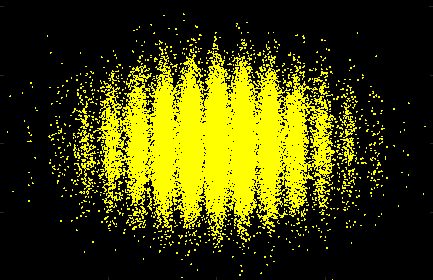
#> input picture L0115_s004_e20.png, 433 x 280 px
$ python run.py
#> lines starting #> are read from the running program, lines starting #| are printed output that depends on the picture
### functions/image.py
# [17 lines left out: function fromData, not called in this run]

def fromImage(imag_addr):
#> called with imag_addr = 'L0115_s004_e20.png'
    import numpy as np
    import matplotlib.pyplot as plt
    from PIL import Image

    fname = imag_addr
    image = Image.open(fname).convert("L")
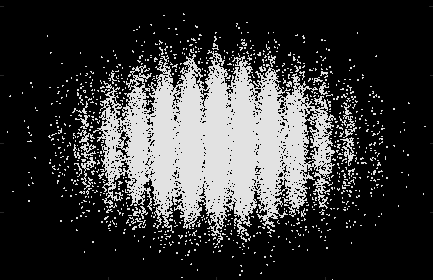
#> image: PIL image 433x280 L; min 0, max 226, mean 56.1
    r_data = np.asarray(image)
    import imageio
    imageio.imwrite('out.png', r_data)

    lx=len(r_data)
#> lx = 280
    ly=len(r_data[1])
#> ly = 433

    x=[0]*lx
#> x = 280 values from 0 to 0
    y=[0]*ly
#> y = 433 values from 0 to 0

    for i in range(lx):
        for j in range(ly):
            x[i]=x[i]+r_data[i,j]
            y[j]=y[j]+r_data[i,j]
#> after the loop, x = 280 values, max 56726 at index 158, min 0 at index 0, mean 24298.5; y = 433 values, max 41472 at index 216, min 0 at index 4, mean 15712.7
    return x,y

### functions/fitting.py
import numpy as np
def SmoothData(data,nsmooth):
    leng=len(data)
    ww=int(leng*0.01)
    ret=data

    for i in range(nsmooth):
        tmp=[]
        for j in range(leng):
            sum_=0
            if j<=ww:
                min_=0
                max_=j+ww
            if (leng-j)<=ww:
                min_=j-ww
                max_=leng
            else:
                min_=j-ww
                max_=j+ww

            for k in range(min_,max_):
                sum_=sum_+ret[k]/(max_-min_)

            tmp.append(sum_)
        ret=tmp
    return np.array(ret)

def FindExtremum(data):
    data=data
    from scipy.signal import find_peaks
    ind_maxs, _ = find_peaks(np.array(data), height=0)
    ind_mins, _ = find_peaks(np.array(-data+max(data)), height=0)
    return ind_mins,ind_maxs

import math
def StandartDeviation(data,mu):
    leng=len(data)
    tmp=0
    M=0
    for i in range(leng):
        tmp=tmp+data[i]*(i-mu)**2
        if data[i]!=0:
            M=M+1
    calc2=(M-1)/M*sum(data)
    calc=math.sqrt(tmp/calc2)

    return calc

def Gaussian(mean,sigma,A,size):
    ret=[]
    for x in range(size):
        gau=math.exp((-(x-mean)**2)/(2*sigma**2))/math.sqrt(2*math.pi*sigma**2)
        ret.append(gau)
    maxx=max(ret)
    for i in range(size):
        ret[i]=A*ret[i]/maxx
    return ret

def MultiGaussFit(data):
    smooth=SmoothData(data,2)
    smooth=smooth/max(smooth)

    local=FindExtremum(smooth)
    ind_mins=local[0]
    ind_maxs=local[1]

    while (len(ind_maxs)>=len(ind_mins)):
        ind_maxs=ind_maxs[1:-1]

    A_maxs=smooth[ind_maxs]

    leng=len(smooth)
    gauss_=[0]*leng
    for i in range(len(ind_maxs)):

        s_data=[]
        for j in range(ind_mins[i],ind_mins[i+1]):
            s_data.append(smooth[j])

        mu=ind_maxs[i]-ind_mins[i]
        std_=StandartDeviation(s_data,mu)

        gauss2_=Gaussian(ind_maxs[i],std_,A_maxs[i],leng)

        for j in range(leng):
            gauss_[j]=gauss_[j]+gauss2_[j]

    return ind_maxs,ind_mins,A_maxs,gauss_


### functions/emittance.py
# meanx     : mean position of all beamlets.
# meanXj    : mean position of j-th beamlet.
# meanxpj   : mean divergence of j-th beamlet.
# meanxp    : mean divergence of all beamlets.
# sigmaj    : rms spot size of j-th beamlet on screen.
# sigmapj   : rms divergence of j-th beamlet.def EmittanceCalc(x,weight,mins,maxs,L_slitscreen):
import numpy as np
import math
##########
##########
def mean_xslit(x,data,ind_mins,ind_maxs,xslits):
    tmp=0
    for i in range(len(xslits)):
        weight=0
        for j in range(ind_mins[i],ind_mins[i+1]):
            weight=weight+data[j]

        tmp=tmp+weight*xslits[i]
    return tmp/sum(data)

def var_x(x,data,ind_mins,ind_maxs,xslits):
    mx=mean_xslit(x,data,ind_mins,ind_maxs,xslits)
    tmp=0
    for i in range(len(xslits)):
        weight=0
        for j in range(ind_mins[i],ind_mins[i+1]):
            weight=weight+data[j]
        tmp=tmp+weight*(xslits[i]-mx)**2
    return tmp/sum(data)
##########
##########
def mean_Xj(x,data,ind_mins,ind_maxs,xslits):
    tmp=[]
    for i in range(len(xslits)):
        weight=0
        X_=0
        for j in range(ind_mins[i],ind_mins[i+1]):
            weight=weight+data[j]
            X_=X_+x[j]*data[j]
        tmp.append(X_/weight)
    return tmp

def mean_xdotj(x,data,ind_mins,ind_maxs,L_slitscreen,xslits):
    mXj=mean_Xj(x,data,ind_mins,ind_maxs,xslits)
    return(mXj-xslits)/L_slitscreen

def mean_xdot(x,data,ind_mins,ind_maxs,L_slitscreen,xslits):
    mxdotj=mean_xdotj(x,data,ind_mins,ind_maxs,L_slitscreen,xslits)
    tmp=0
    for i in range(len(xslits)):
        weight=0
        for j in range(ind_mins[i],ind_mins[i+1]):
            weight=weight+data[j]
        tmp=tmp+weight*mxdotj[i]
    return tmp/sum(data)

def sigmaj(x,data,ind_mins,ind_maxs,L_slitscreen,xslits):
    mXj=mean_Xj(x,data,ind_mins,ind_maxs,xslits)
    tmp=[]
    for i in range(len(xslits)):
        weight=0
        X2_=0
        for j in range(ind_mins[i],ind_mins[i+1]):
            weight=weight+data[j]
            X2_=X2_+data[j]*(x[j]-mXj[i])**2
        tmp.append(math.sqrt(X2_/weight))
    return np.array(tmp)/L_slitscreen

def var_xdot(x,data,ind_mins,ind_maxs,L_slitscreen,xslits):
    mxdotj=mean_xdotj(x,data,ind_mins,ind_maxs,L_slitscreen,xslits)
    mxdot=mean_xdot(x,data,ind_mins,ind_maxs,L_slitscreen,xslits)
    sigj=sigmaj(x,data,ind_mins,ind_maxs,L_slitscreen,xslits)

    tmp=0
    for i in range(len(xslits)):
        weight=0
        for j in range(ind_mins[i],ind_mins[i+1]):
            weight=weight+data[j]
        tmp=tmp+weight*( sigj[i]**2+(mxdotj[i]-mxdot)**2  )
    return tmp/sum(data)
##########
##########
def mean_xxdot(x,data,ind_mins,ind_maxs,L_slitscreen,xslits):
    mxdotj=mean_xdotj(x,data,ind_mins,ind_maxs,L_slitscreen,xslits)
    mx=mean_xslit(x,data,ind_mins,ind_maxs,xslits)
    mxdot=mean_xdot(x,data,ind_mins,ind_maxs,L_slitscreen,xslits)
    tmp=0
    for i in range(len(xslits)):
        weight=0
        for j in range(ind_mins[i],ind_mins[i+1]):
            weight=weight+data[j]
        tmp=tmp+weight*xslits[i]*mxdotj[i]
    N=sum(data)
    ret=(tmp-sum(data)*mx*mxdot)
    return ret/N
##########
##########
def EmittanceCalc(x,data,ind_mins,ind_maxs,L_slitscreen):
    ####################
    ####################
    leng=len(ind_maxs)
    xs=[0]
    dxs=2.25e-3+100e-6
    for i in range(int((leng-1)/2)):
        xs.append(xs[-1]+dxs)
    xs1=np.array(xs[1:])
    xs2=np.sort(-xs1)

    xs=[]
    xs=np.concatenate((xs2,[0], xs1))+max(xs1)
    #####################
    #####################

    varx=var_x(x,data,ind_mins,ind_maxs,xs)
    varxdot=var_xdot(x,data,ind_mins,ind_maxs,L_slitscreen,xs)
    meanxxdot=mean_xxdot(x,data,ind_mins,ind_maxs,L_slitscreen,xs)

    #print(varx)
    #print(varxdot)
    #print(meanxxdot)

    emit=math.sqrt(varx*varxdot-meanxxdot**2)

    return emit

### run.py
#####################################
# Ali Can CANBAY        04/01/2021
#####################################
#python run.py
#####################################
import sys
sys.path.insert(1, 'functions')
import emittance as emt
import fitting as ft
import image as im
import smoothing as smo
import numpy as np
import matplotlib.pyplot as plt

screen_size=0.04
L=0.115

r_data=im.fromImage("L0115_s004_e20.png")
Intensity_y=np.array(r_data[0])
#> Intensity_y has the same summary as x in fromImage
Intensity_x=np.array(r_data[1])
#> Intensity_x has the same summary as y in fromImage

height=max(Intensity_x)
#> height = 41472
Intensity_x[Intensity_x < height*0.1]=0
Intensity_x=Intensity_x/height
#> Intensity_x = 433 values, max 1 at index 216, min 0 at index 0, mean 0.37

x=np.linspace(0,(len(Intensity_x)-1)*screen_size/len(Intensity_x),num=len(Intensity_x))
#> x = 433 values from 0 to 0.0399
output=ft.MultiGaussFit(Intensity_x)
#> in SmoothData, `leng=len(data)`: leng = 433
#> in SmoothData, `ww=int(leng*0.01)`: ww = 4
#> in SmoothData, `ret=data`: ret has the same summary as Intensity_x outside SmoothData
#> in MultiGaussFit, `smooth=SmoothData(data,2)`: smooth = 433 values, max 0.939 at index 217, min 0 at index 0, mean 0.37
#> in MultiGaussFit, `smooth=smooth/max(smooth)`: smooth = 433 values, max 1 at index 217, min 0 at index 0, mean 0.395
#> in FindExtremum, `data=data`: data has the same summary as smooth in MultiGaussFit
#> in FindExtremum, `ind_maxs, _ = find_peaks(np.array(data), height=0)`: ind_maxs = [59, 86, 112, 139, 165, 191, 217, 243, 270, 296, 322, 349, 374]
#> in FindExtremum, `ind_mins, _ = find_peaks(np.array(-data+max(data)), height=0)`: ind_mins = [67, 97, 123, 150, 177, 204, 230, 257, 284, 311, 337, 364]
#> in MultiGaussFit, `local=FindExtremum(smooth)`: local = ([67, 97, 123, 150, 177, 204, 230, 257, 284, 311, 337, 364], [59, 86, 112, 139, 165, 191, 217, 243, 270, 296, 322, 349, 374])
#> the loop in MultiGaussFit, `while (len(ind_maxs)>=len(ind_mins)):` made 1 pass
#> ind_maxs on pass 1: [86, 112, 139, 165, 191, 217, 243, 270, 296, 322, 349]
#> in MultiGaussFit, `A_maxs=smooth[ind_maxs]`: A_maxs = [0.28, 0.558, 0.76, 0.912, 0.965, 1, 0.991, 0.905, 0.752, 0.554, 0.279]
#> in MultiGaussFit, `leng=len(smooth)`: leng = 433
#> in MultiGaussFit, `gauss_=[0]*leng`: gauss_ = 433 values from 0 to 0
#> the loop in MultiGaussFit, `for i in range(len(ind_maxs)): ` made 11 passes
#> (mu, leng in StandartDeviation, calc2 in StandartDeviation, calc in StandartDeviation, std_, maxx in Gaussian) on passes 1 to 8: (19, 30, 4.48, 6.1, 6.1, 0.0654), (15, 26, 9.85, 6.55, 6.55, 0.0609), (16, 27, 15.44, 7.45, 7.45, 0.0535), (15, 27, 19.76, 7.53, 7.53, 0.053), (14, 27, 21.68, 7.55, 7.55, 0.0529), (13, 26, 21.64, 7.25, 7.25, 0.055), (13, 27, 22.16, 7.51, 7.51, 0.0531), (13, 27, 19.72, 7.42, 7.42, 0.0538)
#> after the loop in MultiGaussFit, `for i in range(len(ind_maxs)):`: gauss_ = 433 values, max 1.01 at index 217, min 1.21e-48 at index 432, mean 0.331

ind_maxs=output[0]
#> ind_maxs = [86, 112, 139, 165, 191, 217, 243, 270, 296, 322, 349]
ind_mins=output[1]
A_maxs=output[2]
gauss_=output[3]

plt.plot(x,Intensity_x)
plt.plot(x,gauss_)
plt.show()
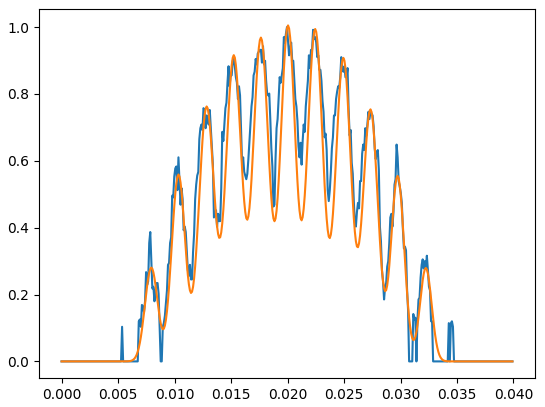
#> figure drawn by matplotlib, 1 panel; curve peaks at x = 0.02, y = 1; curve peaks at x = 0.02, y = 1.01

#emit=emt.EmittanceCalc(x,gauss_,ind_mins,ind_maxs,L)
emit=emt.EmittanceCalc(x,gauss_,ind_mins,ind_maxs,L)*10/14.374; # with experimental scale factor
#> in EmittanceCalc, `leng=len(ind_maxs)`: leng = 11
#> after the loop in mean_xslit, `for i in range(len(xslits)):`: tmp = 1.68
#> in var_x, `mx=mean_xslit(x,data,ind_mins,ind_maxs,xslits)`: mx = 0.0117
#> the loop in var_x, `for i in range(len(xslits)):` made 11 passes
#> tmp on passes 1 to 8: 0.000573, 0.00136, 0.00203, 0.00241, 0.0025, 0.0025, 0.00261, 0.00299
#> after the loop in var_x, `for i in range(len(xslits)):`: tmp = 0.00502
#> in EmittanceCalc, `varx=var_x(x,data,ind_mins,ind_maxs,xs)`: varx = 3.5e-05
#> after the loop in mean_Xj, `for i in range(len(xslits)):`: tmp = [0.00791, 0.0103, 0.0127, 0.0151, 0.0176, 0.02, 0.0224, 0.0249, 0.0274, 0.0298, 0.0322]
#> in mean_xdotj, `mXj=mean_Xj(x,data,ind_mins,ind_maxs,xslits)`: mXj has the same summary as tmp in mean_Xj
#> in var_xdot, `mxdotj=mean_xdotj(x,data,ind_mins,ind_maxs,L_slitscreen,xslits)`: mxdotj = [0.0688, 0.069, 0.0698, 0.0704, 0.0712, 0.0719, 0.0725, 0.0738, 0.0744, 0.0748, 0.0759]
#> the loop in mean_xdot, `for i in range(len(xslits)):` made 11 passes
#> tmp on passes 1 to 8: 0.288, 0.906, 1.86, 3.09, 4.41, 5.73, 7.08, 8.33
#> after the loop in mean_xdot, `for i in range(len(xslits)):`: tmp = 10.3
#> in var_xdot, `mxdot=mean_xdot(x,data,ind_mins,ind_maxs,L_slitscreen,xslits)`: mxdot = 0.072
#> in sigmaj, `mXj=mean_Xj(x,data,ind_mins,ind_maxs,xslits)`: mXj = [0.00791, 0.0103, 0.0127, 0.0151, 0.0176, 0.02, 0.0224, 0.0249, 0.0274, 0.0298, 0.0322]
#> after the loop in sigmaj, `for i in range(len(xslits)):`: tmp = [0.000519, 0.000549, 0.000606, 0.000629, 0.000628, 0.0006, 0.000618, 0.000616, 0.000604, 0.000541, 0.000507]
#> in var_xdot, `sigj=sigmaj(x,data,ind_mins,ind_maxs,L_slitscreen,xslits)`: sigj = [0.00451, 0.00478, 0.00527, 0.00547, 0.00546, 0.00522, 0.00537, 0.00535, 0.00525, 0.0047, 0.00441]
#> the loop in var_xdot, `for i in range(len(xslits)):` made 11 passes
#> tmp on passes 1 to 8: 0.000128, 0.000412, 0.000855, 0.00142, 0.00198, 0.00249, 0.00303, 0.00357
#> after the loop in var_xdot, `for i in range(len(xslits)):`: tmp = 0.00443
#> in EmittanceCalc, `varxdot=var_xdot(x,data,ind_mins,ind_maxs,L_slitscreen,xs)`: varxdot = 3.1e-05
#> in mean_xxdot, `mx=mean_xslit(x,data,ind_mins,ind_maxs,xslits)`: mx = 0.0117
#> the loop in mean_xdot (call 2), `for i in range(len(xslits)):` made 11 passes
#> in mean_xxdot, `mxdot=mean_xdot(x,data,ind_mins,ind_maxs,L_slitscreen,xslits)`: mxdot = 0.072
#> the loop in mean_xxdot, `for i in range(len(xslits)):` made 11 passes
#> tmp on passes 1 to 8: 0, 0.00145, 0.00596, 0.0146, 0.027, 0.0425, 0.0616, 0.0821
#> after the loop in mean_xxdot, `for i in range(len(xslits)):`: tmp = 0.122
#> in mean_xxdot, `N=sum(data)`: N = 143.2
#> in mean_xxdot, `ret=(tmp-sum(data)*mx*mxdot)`: ret = 0.00162
#> in EmittanceCalc, `meanxxdot=mean_xxdot(x,data,ind_mins,ind_maxs,L_slitscreen,xs)`: meanxxdot = 1.13e-05
#> in EmittanceCalc, `emit=math.sqrt(varx*varxdot-meanxxdot**2)`: emit = 3.09e-05
#> emit = 2.15e-05
emit=format(emit*1e6, '.3f')
#> emit = '21.518'

print(emit)
#| 21.518

$ run again, with L0115_s002_e10.png copied over L0115_s004_e20.png
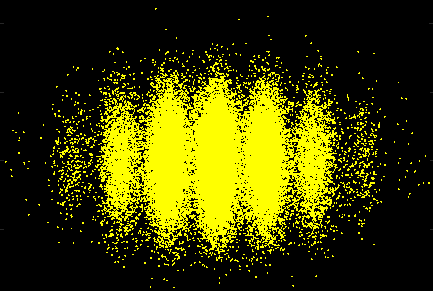
#> input picture L0115_s002_e10.png, 433 x 291 px
#> in fromImage, `image = Image.open(fname).convert("L")`:
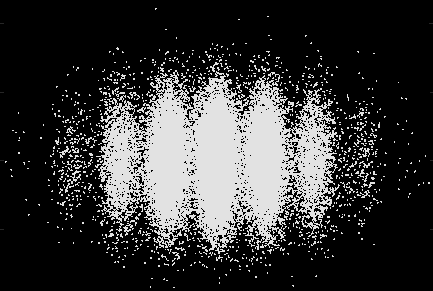
#> image: PIL image 433x291 L; min 0, max 226, mean 54.8
#> lx = 291
#> ly = 433
#> in fromImage, `x=[0]*lx`: x = 291 values from 0 to 0
#> in fromImage, `y=[0]*ly`: y = 433 values from 0 to 0
#> after the loop in fromImage, `for i in range(lx):`: x = 291 values, max 56952 at index 156, min 0 at index 0, mean 23740; y = 433 values, max 40454 at index 216, min 0 at index 4, mean 15954.6
#> Intensity_y has the same summary as x in fromImage
#> `Intensity_x=np.array(r_data[1])`: Intensity_x has the same summary as y in fromImage
#> height = 40454
#> `Intensity_x=Intensity_x/height`: Intensity_x = 433 values, max 1 at index 216, min 0 at index 0, mean 0.387
#> `x=np.linspace(0,(len(Intensity_x)-1)*screen_size/len(Intensity_x),num=..`: x = 433 values from 0 to 0.0399
#> in SmoothData, `leng=len(data)`: leng = 433
#> ww = 4
#> in SmoothData, `ret=data`: ret has the same summary as Intensity_x outside SmoothData
#> in MultiGaussFit, `smooth=SmoothData(data,2)`: smooth = 433 values, max 0.973 at index 217, min 0 at index 0, mean 0.387
#> in MultiGaussFit, `smooth=smooth/max(smooth)`: smooth = 433 values, max 1 at index 217, min 0 at index 0, mean 0.398
#> data has the same summary as smooth in MultiGaussFit
#> in FindExtremum, `ind_maxs, _ = find_peaks(np.array(data), height=0)`: ind_maxs = [73, 91, 121, 169, 217, 266, 313, 349, 363]
#> in FindExtremum, `ind_mins, _ = find_peaks(np.array(-data+max(data)), height=0)`: ind_mins = [89, 93, 141, 192, 243, 294, 347, 351]
#> local = ([89, 93, 141, 192, 243, 294, 347, 351], [73, 91, 121, 169, 217, 266, 313, 349, 363])
#> in MultiGaussFit, `ind_mins=local[0]`: ind_mins = [89, 93, 141, 192, 243, 294, 347, 351]
#> in MultiGaussFit, `ind_maxs=local[1]`: ind_maxs = [73, 91, 121, 169, 217, 266, 313, 349, 363]
#> the loop in MultiGaussFit, `while (len(ind_maxs)>=len(ind_mins)):` made 1 pass
#> ind_maxs on pass 1: [91, 121, 169, 217, 266, 313, 349]
#> in MultiGaussFit, `A_maxs=smooth[ind_maxs]`: A_maxs = [0.0393, 0.684, 0.939, 1, 0.931, 0.692, 0.0619]
#> in MultiGaussFit, `leng=len(smooth)`: leng = 433
#> in MultiGaussFit, `gauss_=[0]*leng`: gauss_ = 433 values from 0 to 0
#> the loop in MultiGaussFit, `for i in range(len(ind_maxs)): ` made 7 passes
#> (mu, leng in StandartDeviation, calc2 in StandartDeviation, calc in StandartDeviation, std_, maxx in Gaussian) on passes 1 to 7: (2, 4, 0.115, 1.4, 1.4, 0.285), (28, 48, 21.73, 10.99, 10.99, 0.0363), (28, 51, 37.96, 13.55, 13.55, 0.0294), (25, 51, 42.19, 13.86, 13.86, 0.0288), (23, 51, 37.33, 13.44, 13.44, 0.0297), (19, 53, 22.6, 12.23, 12.23, 0.0326), (2, 4, 0.182, 1.4, 1.4, 0.284)
#> after the loop in MultiGaussFit, `for i in range(len(ind_maxs)):`: gauss_ = 433 values, max 1 at index 217, min 3.35e-27 at index 0, mean 0.32
#> `ind_maxs=output[0]`: ind_maxs = [91, 121, 169, 217, 266, 313, 349]
#> `ind_mins=output[1]`: ind_mins = [89, 93, 141, 192, 243, 294, 347, 351]
#> `A_maxs=output[2]`: A_maxs = [0.0393, 0.684, 0.939, 1, 0.931, 0.692, 0.0619]
#> `plt.show()`:
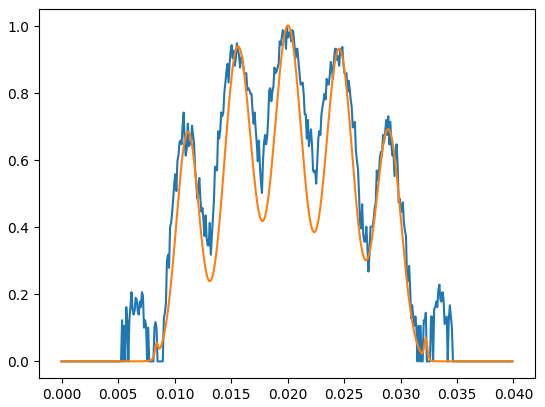
#> figure drawn by matplotlib, 1 panel; curve peaks at x = 0.02, y = 1; curve peaks at x = 0.02, y = 1
#> in EmittanceCalc, `leng=len(ind_maxs)`: leng = 7
#> after the loop in mean_xslit, `for i in range(len(xslits)):`: tmp = 0.985
#> in var_x, `mx=mean_xslit(x,data,ind_mins,ind_maxs,xslits)`: mx = 0.00712
#> the loop in var_x, `for i in range(len(xslits)):` made 7 passes
#> tmp on passes 1 to 7: 8.85e-06, 0.000432, 0.000617, 0.000617, 0.000783, 0.00122, 0.00124
#> after the loop in var_x, `for i in range(len(xslits)):`: tmp = 0.00124
#> varx = 8.93e-06
#> after the loop in mean_Xj, `for i in range(len(xslits)):`: tmp = [0.00839, 0.0111, 0.0155, 0.02, 0.0246, 0.029, 0.0322]
#> in mean_xdotj, `mXj=mean_Xj(x,data,ind_mins,ind_maxs,xslits)`: mXj has the same summary as tmp in mean_Xj
#> in var_xdot, `mxdotj=mean_xdotj(x,data,ind_mins,ind_maxs,L_slitscreen,xslits)`: mxdotj = [0.0729, 0.0765, 0.0943, 0.113, 0.132, 0.15, 0.157]
#> the loop in mean_xdot, `for i in range(len(xslits)):` made 7 passes
#> tmp on passes 1 to 7: 0.0127, 1.44, 4.42, 8.4, 12.61, 15.7, 15.74
#> after the loop in mean_xdot, `for i in range(len(xslits)):`: tmp = 15.74
#> in var_xdot, `mxdot=mean_xdot(x,data,ind_mins,ind_maxs,L_slitscreen,xslits)`: mxdot = 0.114
#> in sigmaj, `mXj=mean_Xj(x,data,ind_mins,ind_maxs,xslits)`: mXj = [0.00839, 0.0111, 0.0155, 0.02, 0.0246, 0.029, 0.0322]
#> after the loop in sigmaj, `for i in range(len(xslits)):`: tmp = [9.43e-05, 0.000935, 0.00113, 0.00117, 0.00115, 0.00101, 9.49e-05]
#> sigj = [0.00082, 0.00813, 0.00982, 0.0101, 0.00996, 0.00881, 0.000825]
#> the loop in var_xdot, `for i in range(len(xslits)):` made 7 passes
#> tmp on passes 1 to 7: 0.000291, 0.0273, 0.0423, 0.0459, 0.0603, 0.0889, 0.0893
#> after the loop in var_xdot, `for i in range(len(xslits)):`: tmp = 0.0893
#> varxdot = 0.000646
#> in mean_xxdot, `mx=mean_xslit(x,data,ind_mins,ind_maxs,xslits)`: mx = 0.00712
#> the loop in mean_xdot (call 2), `for i in range(len(xslits)):` made 7 passes
#> in mean_xxdot, `mxdot=mean_xdot(x,data,ind_mins,ind_maxs,L_slitscreen,xslits)`: mxdot = 0.114
#> the loop in mean_xxdot, `for i in range(len(xslits)):` made 7 passes
#> tmp on passes 1 to 7: 0, 0.00335, 0.0174, 0.0454, 0.085, 0.121, 0.122
#> after the loop in mean_xxdot, `for i in range(len(xslits)):`: tmp = 0.122
#> N = 138.4
#> in mean_xxdot, `ret=(tmp-sum(data)*mx*mxdot)`: ret = 0.0098
#> meanxxdot = 7.08e-05
#> in EmittanceCalc, `emit=math.sqrt(varx*varxdot-meanxxdot**2)`: emit = 2.74e-05
#> `emit=emt.EmittanceCalc(x,gauss_,ind_mins,ind_maxs,L)*10/14.374;`: emit = 1.91e-05
#> `emit=format(emit*1e6, '.3f')`: emit = '19.070'
#| 19.070
